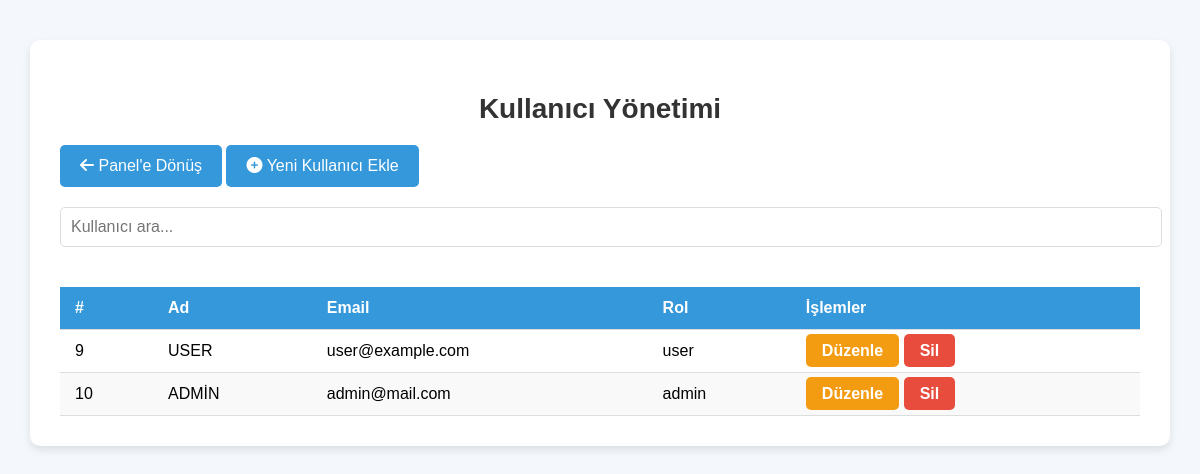
/admin/manage_users.php (signed in), run on the app's committed database.
### tables this page shows
CREATE TABLE `users` (
  `id` int(11) NOT NULL,
  `name` varchar(100) NOT NULL,
  `email` varchar(100) NOT NULL,
  `password` varchar(255) NOT NULL,
  `role` enum('admin','user') DEFAULT 'user',
  `created_at` timestamp NOT NULL DEFAULT current_timestamp(),
  `theme` varchar(10) DEFAULT 'light',
  `language` varchar(10) DEFAULT 'tr',
  `full_name` varchar(100) DEFAULT NULL,
  `phone` varchar(20) DEFAULT NULL,
  `profile_photo` varchar(255) DEFAULT NULL,
  `email_notifications` tinyint(1) DEFAULT 1
);

### admin/manage_users.php (the view, shortened to what this page needs)
<?php
$conn = new mysqli("localhost", "root", "", "house_rental");
$sql = "SELECT * FROM users";
$result = $conn->query($sql);
?>
<!DOCTYPE html>
<html lang="tr">
<head>
    <link rel="stylesheet" href="https://cdnjs.cloudflare.com/ajax/libs/font-awesome/6.0.0-beta3/css/all.min.css">
</head>
<body>
<div class="container">
    <h2>Kullanıcı Yönetimi</h2>
    <a href="./dashboard.php" class="button"><i class="fas fa-arrow-left"></i> Panel'e Dönüş</a>
    <a href="add_user.php" class="button"><i class="fas fa-plus-circle"></i> Yeni Kullanıcı Ekle</a>
    <input type="text" id="searchInput" placeholder="Kullanıcı ara..." onkeyup="searchUsers()" class="form-control">
    <?php if ($result->num_rows > 0): ?>
    <div class="table-responsive">
        <table>
            <thead>
                <tr>
                    <th>#</th>
                    <th>Ad</th>
                    <th>Email</th>
                    <th>Rol</th>
                    <th>İşlemler</th>
                </tr>
            </thead>
            <tbody id="userTableBody">
                <?php while ($row = $result->fetch_assoc()): ?>
                <tr>
                    <td><?= $row['id']; ?></td>
                    <td><?= htmlspecialchars($row['full_name']); ?></td>
                    <td><?= htmlspecialchars($row['email']); ?></td>
                    <td><span class="badge <?= ($row['role'] === 'admin') ? 'bg-danger' : 'bg-success'; ?>"><?= htmlspecialchars($row['role']); ?></span></td>
                    <td>
                        <a href="edit_user.php?id=<?= $row['id']; ?>" class="btn-edit">Düzenle</a>
                        <a href="delete_user.php?id=<?= $row['id']; ?>" class="btn-delete" onclick="return confirm('Silmek istediğinize emin misiniz?');">Sil</a>
                    </td>
                </tr>
                <?php endwhile; ?>
            </tbody>
        </table>
    </div>
    <?php else: ?>
        <div class="alert-warning">
            Hiç kullanıcı kaydı bulunamadı.
        </div>
    <?php endif; ?>
</div>
</body>
</html>
</body>
</html>

### admin/manage_users.php (style rules this page uses)
body { font-family: Arial, sans-serif; background-color: #f4f7fc; margin: 0; padding: 0; }
.container { width: 90%; max-width: 1200px; margin: 40px auto; background-color: #fff; padding: 30px; border-radius: 10px; box-shadow: 0 4px 8px rgba(0, 0, 0, 0.1); }
h2 { color: #333; font-size: 28px; margin-bottom: 20px; text-align: center; }
.button { background-color: #3498db; color: white; padding: 12px 20px; border: none; border-radius: 5px; text-decoration: none; display: inline-block; margin-bottom: 20px; }
.table-responsive { margin-top: 20px; }
table { width: 100%; border-collapse: collapse; }
th, td { padding: 12px 15px; text-align: left; border-bottom: 1px solid #ddd; }
th { background-color: #3498db; color: white; }
tr:nth-child(even) { background-color: #f9f9f9; }
td a { color: #3498db; text-decoration: none; font-weight: bold; }
.btn-edit { background-color: #f39c12; padding: 8px 16px; color: white; font-weight: bold; border-radius: 5px; text-decoration: none; text-align: center; transition: background-color 0.3s ease; }
.btn-delete { background-color: #e74c3c; padding: 8px 16px; color: white; font-weight: bold; border-radius: 5px; text-decoration: none; text-align: center; transition: background-color 0.3s ease; }
#searchInput { width: 100%; padding: 10px; font-size: 16px; margin-bottom: 20px; border: 1px solid #ddd; border-radius: 5px; }

### data on the page
users: id "9", full_name "USER", email "user@example.com", role "user"
users: id "10", full_name "ADMİN", email "admin@mail.com", role "admin"
